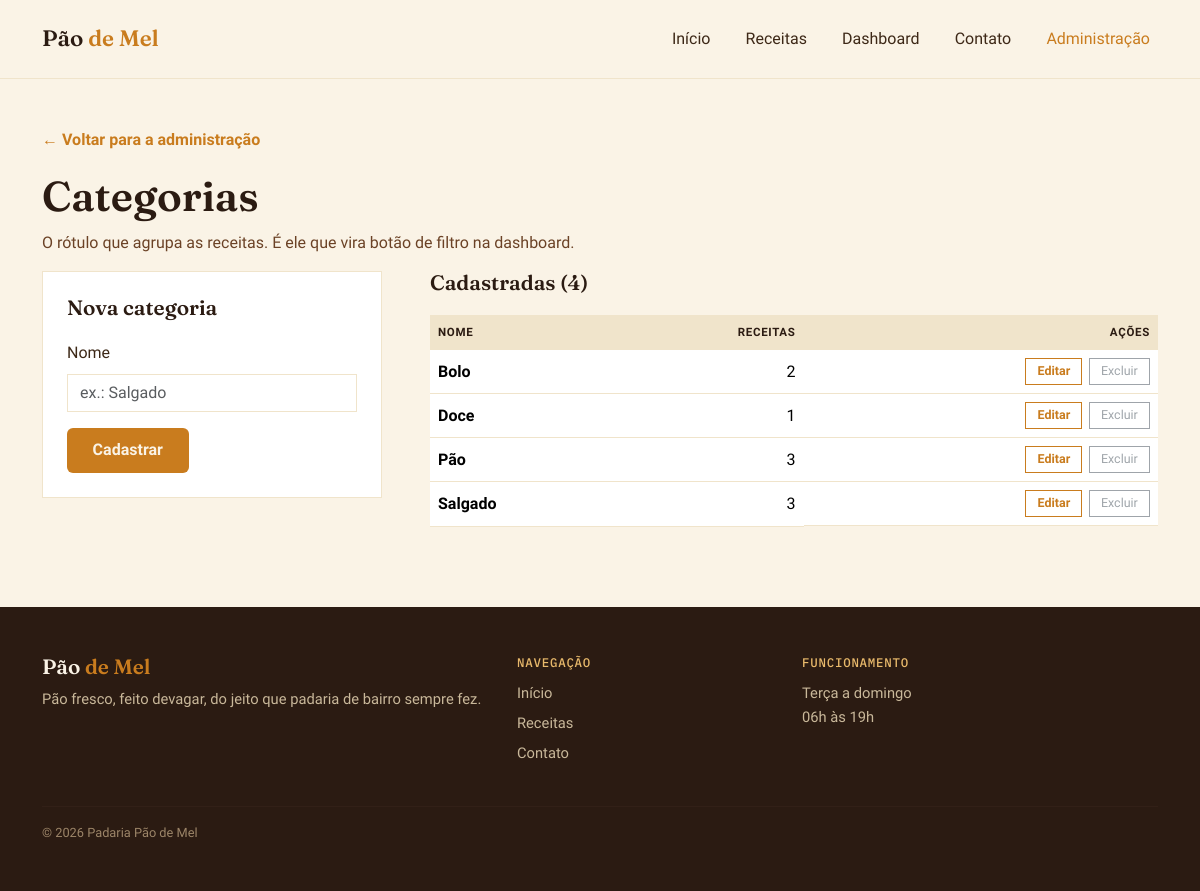
Screenshot of /admin/categorias.php with the database file from the repository.
### tables this page shows
CREATE TABLE categorias (
    id   INT AUTO_INCREMENT PRIMARY KEY,
    nome VARCHAR(100) NOT NULL
);

### includes/funcoes.php (called while the page is built, shortened)
<?php
function escapar(?string $texto): string
{
    return htmlspecialchars($texto ?? '', ENT_QUOTES, 'UTF-8');
}

### includes/crud-categorias.php (called while the page is built, shortened)
<?php
require_once __DIR__ . '/funcoes.php';
function listarCategorias(PDO $pdo): array
{
    $sql = "SELECT c.id,
                   c.nome,
                   COUNT(r.id) AS receitas
            FROM categorias c
            LEFT JOIN receitas r ON r.id_categoria = c.id
            GROUP BY c.id, c.nome
            ORDER BY c.nome";
    return $pdo->query($sql)->fetchAll();
}

### admin/categorias.php (the view, shortened to what this page needs)
<?php
require_once __DIR__ . '/../includes/conexao.php';
require_once __DIR__ . '/../includes/crud-categorias.php';
$editando   = isset($_GET['editar']) ? buscarCategoria($pdo, (int) $_GET['editar']) : null;
$categorias = listarCategorias($pdo);
require __DIR__ . '/../includes/header.php';
?>
<section class="container page-header">
  <a href="index.php" class="voltar-link">← Voltar para a administração</a>
  <h1 class="page-title">Categorias</h1>
  <p class="page-subtitle">O rótulo que agrupa as receitas. É ele que vira botão de filtro na dashboard.</p>
</section>
<section class="container admin-tela">
  <div class="row g-5">
    <div class="col-lg-4">
      <div class="admin-form">
        <h2 class="section-title-sm">
          <?php echo $editando ? 'Editar categoria' : 'Nova categoria'; ?>
        </h2>
        <form method="post" action="categorias.php">
          <div class="mb-3">
            <label class="form-label" for="nome">Nome</label>
            <input type="text" class="form-control" id="nome" name="nome" required
                   maxlength="<?php echo CATEGORIA_NOME_LIMITE; ?>"
                   value="<?php echo escapar($editando['nome'] ?? ''); ?>"
                   placeholder="ex.: Salgado">
          </div>
          <button type="submit" class="btn btn-honey">
            <?php echo $editando ? 'Salvar alterações' : 'Cadastrar'; ?>
          </button>
        </form>
      </div>
    </div>
    <div class="col-lg-8">
      <h2 class="section-title-sm">Cadastradas (<?php echo count($categorias); ?>)</h2>
      <?php if (empty($categorias)): ?>
        <p class="sem-resultados">Nenhuma categoria cadastrada ainda.</p>
      <?php else: ?>
        <div class="table-responsive">
          <table class="table table-hover align-middle admin-tabela">
            <thead>
              <tr>
                <th scope="col">Nome</th>
                <th scope="col" class="text-end">Receitas</th>
                <th scope="col" class="text-end">Ações</th>
              </tr>
            </thead>
            <tbody>
              <?php foreach ($categorias as $categoria): ?>
                <?php $emUso = (int) $categoria['receitas'] > 0; ?>
                <tr>
                  <td><strong><?php echo escapar($categoria['nome']); ?></strong></td>
                  <td class="text-end"><?php echo (int) $categoria['receitas']; ?></td>
                  <td class="text-end acoes-linha">
                    <a href="categorias.php?editar=<?php echo (int) $categoria['id']; ?>"
                       class="btn btn-sm btn-outline-honey">Editar</a>
                    <?php if ($emUso): ?>
                      <button type="button" class="btn btn-sm btn-outline-secondary" disabled
                              title="Há receitas usando esta categoria">Excluir</button>
                    <?php endif; ?>
                  </td>
                </tr>
              <?php endforeach; ?>
            </tbody>
          </table>
        </div>
      <?php endif; ?>
    </div>
  </div>
</section>
<?php require __DIR__ . '/../includes/footer.php'; ?>

### assets/css/style.css (style rules this page uses)
:root { --flour: #FAF3E6; --dough: #F0E4CB; --crust: #6B4226; --crust-dark: #2B1B12; --honey: #C97C1E; --honey-light: #E8B96B; --text-main: #3D2817; }
* { box-sizing: border-box; }
body { background: var(--flour); color: var(--text-main); font-family: 'Work Sans', sans-serif; line-height: 1.6; }
h1, h2, h3 { font-family: 'Fraunces', serif; font-weight: 600; color: var(--crust-dark); }
.btn-honey { background: var(--honey); border: none; color: var(--flour); font-weight: 600; padding: 0.65rem 1.6rem; border-radius: 6px; }
.btn-outline-honey { border: 1.5px solid var(--honey); color: var(--honey); font-weight: 600; padding: 0.6rem 1.5rem; border-radius: 6px; }
.section-title-sm { font-size: 1.3rem; margin-bottom: 1.2rem; }
.page-header { padding-top: 3rem; }
.page-title { font-size: clamp(1.8rem, 4vw, 2.6rem); }
.page-subtitle { color: var(--crust); max-width: 36rem; }
.voltar-link { display: inline-block; margin-bottom: 1.2rem; color: var(--honey); font-weight: 600; text-decoration: none; }
.admin-tela { margin-bottom: 4rem; }
.admin-form { background: #fff; border: 1px solid var(--dough); padding: 1.5rem; position: sticky; top: 5.5rem; }
.admin-form .form-control, .admin-form .form-select { border: 1px solid var(--dough); border-radius: 0; }
.admin-tabela thead th { background: var(--dough); color: var(--crust-dark); font-size: 0.72rem; letter-spacing: 0.06em; text-transform: uppercase; border-bottom: none; }
.admin-tabela tbody td { border-color: var(--dough); }
.acoes-linha { display: flex; gap: 0.4rem; justify-content: flex-end; align-items: center; flex-wrap: nowrap; white-space: nowrap; }
.admin-tabela td.text-end, .admin-tabela th.text-end { white-space: nowrap; }
.admin-tabela .btn-sm { border-radius: 0; font-size: 0.78rem; padding: 0.2rem 0.7rem; }

### rows the page displays
categorias: nome "Bolo", receitas "2"
categorias: nome "Doce", receitas "1"
categorias: nome "Pão", receitas "3"
categorias: nome "Salgado", receitas "3"

### other values shown
count($categorias) "4"
